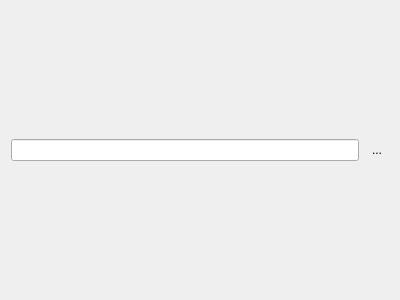
<?xml version="1.0" encoding="UTF-8"?>
<ui version="4.0">
 <class>DictionaryForm</class>
 <widget class="QWidget" name="DictionaryForm">
  <property name="geometry">
   <rect>
    <x>0</x>
    <y>0</y>
    <width>400</width>
    <height>300</height>
   </rect>
  </property>
  <property name="windowTitle">
   <string>Form</string>
  </property>
  <layout class="QVBoxLayout" name="verticalLayout">
   <item>
    <layout class="QHBoxLayout" name="horizontalLayout">
     <item>
      <widget class="QLineEdit" name="lineEdit_input"/>
     </item>
     <item>
      <widget class="QToolButton" name="toolButton_enter">
       <property name="text">
        <string>...</string>
       </property>
       <property name="icon">
        <iconset resource="../../../../icons.qrc">
         <normaloff>:/icons/16x16/go-jump-locationbar.png</normaloff>:/icons/16x16/go-jump-locationbar.png</iconset>
       </property>
       <property name="autoRaise">
        <bool>true</bool>
       </property>
      </widget>
     </item>
    </layout>
   </item>
  </layout>
 </widget>
 <resources>
  <include location="../../../../icons.qrc"/>
 </resources>
 <connections/>
</ui>
